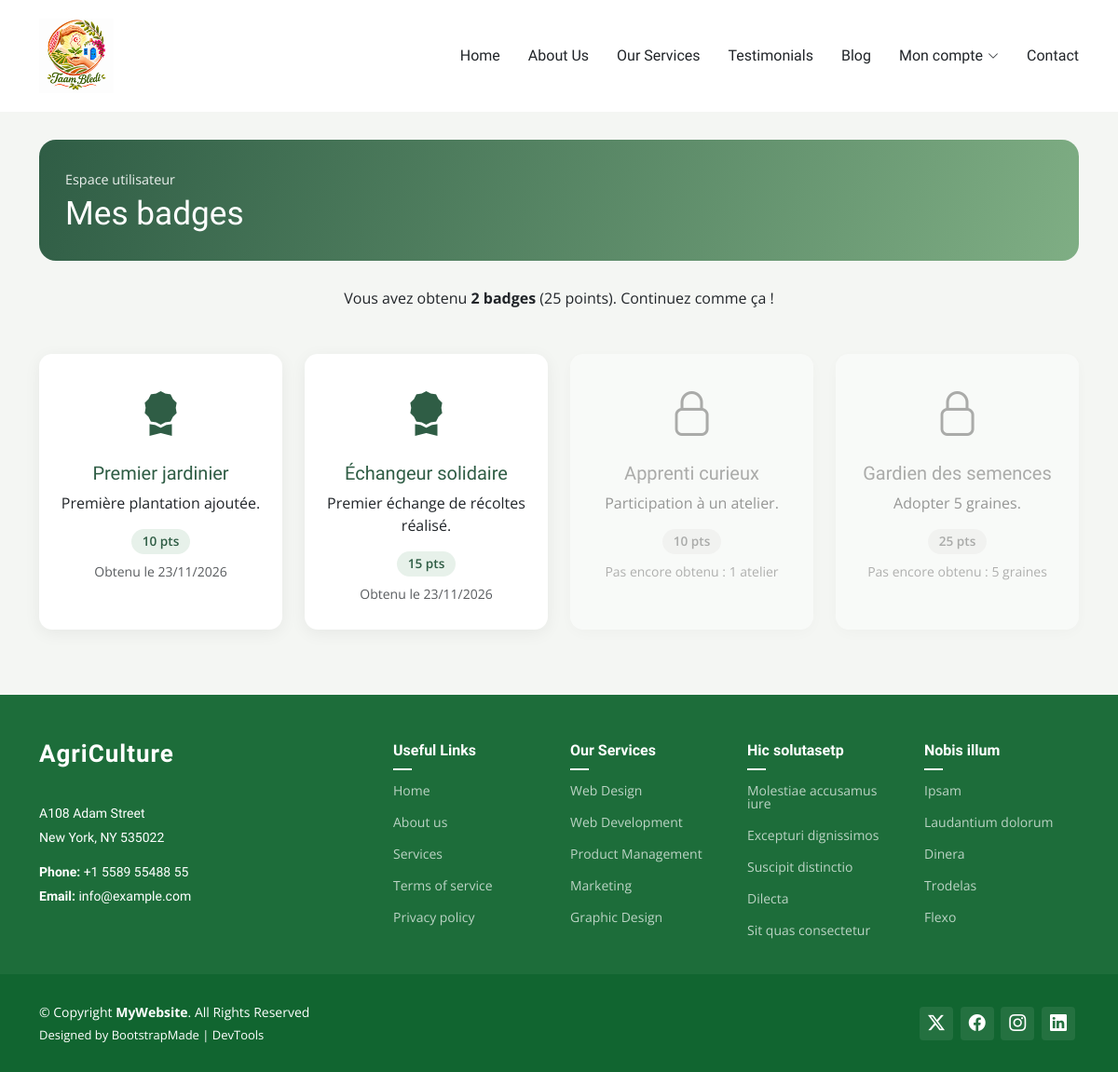
Screenshot of /View/FrontOffice/mesBadges.php (signed in) with the database file from the repository.
### tables this page shows
CREATE TABLE IF NOT EXISTS utilisateur_badge (
  id INT AUTO_INCREMENT PRIMARY KEY,
  idUtilisateur INT NOT NULL,
  idBadge INT NOT NULL,
  dateAttribution DATETIME NOT NULL DEFAULT CURRENT_TIMESTAMP,
  motif VARCHAR(255) NOT NULL,
  CONSTRAINT uq_utilisateur_badge UNIQUE (idUtilisateur, idBadge),
  CONSTRAINT fk_ub_utilisateur FOREIGN KEY (idUtilisateur) REFERENCES utilisateur(id) ON DELETE CASCADE,
  CONSTRAINT fk_ub_badge FOREIGN KEY (idBadge) REFERENCES badge(id) ON DELETE CASCADE
);

CREATE TABLE IF NOT EXISTS badge (
  id INT AUTO_INCREMENT PRIMARY KEY,
  nom VARCHAR(50) NOT NULL UNIQUE,
  description VARCHAR(255) NOT NULL,
  critere VARCHAR(100) NOT NULL,
  points INT NOT NULL,
  icone VARCHAR(100) NULL
);

### Controller/AuthGuard.php (called while the page is built, shortened)
<?php
function requireLogin(): int
{
    return (int) $_SESSION['user_id'];
}
function e($valeur): string
{
    return htmlspecialchars((string) $valeur, ENT_QUOTES, 'UTF-8');
}

### Config/config.php (called while the page is built)
<?php
class config
{
    private static $pdo = null;
    public static function getConnexion()
    {
        if (self::$pdo === null) {
            try {
                self::$pdo = new PDO(
                    'mysql:host=localhost;dbname=ta3m_bledi;charset=utf8mb4',
                    'root',
                    '',
                    [
                        PDO::ATTR_ERRMODE            => PDO::ERRMODE_EXCEPTION,
                        PDO::ATTR_DEFAULT_FETCH_MODE => PDO::FETCH_ASSOC,
                        PDO::ATTR_EMULATE_PREPARES   => false,
                    ]
                );
            } catch (PDOException $e) {
                die('Erreur de connexion à la base : ' . $e->getMessage());
            }
        }
        return self::$pdo;
    }
}

### Controller/BadgeController.php (called while the page is built, shortened)
<?php
require_once __DIR__ . '/../Config/config.php';
class BadgeController
{
    public function badgesDeUtilisateur(int $idUtilisateur): array
    {
        $sql = "SELECT b.*, ub.dateAttribution
                FROM badge b
                LEFT JOIN utilisateur_badge ub ON ub.idBadge = b.id AND ub.idUtilisateur = :u
                ORDER BY (ub.dateAttribution IS NULL), ub.dateAttribution DESC, b.points";
        $req = config::getConnexion()->prepare($sql);
        $req->execute(['u' => $idUtilisateur]);
        return $req->fetchAll();
    }
}

### View/FrontOffice/mesBadges.php (the view, shortened to what this page needs)
<?php
require_once __DIR__ . '/../../Controller/AuthGuard.php';
require_once __DIR__ . '/../../Controller/BadgeController.php';
$idUtilisateur = requireLogin();
$badges        = (new BadgeController())->badgesDeUtilisateur($idUtilisateur);
$obtenus = array_filter($badges, fn($b) => $b['dateAttribution'] !== null);
$points  = array_sum(array_map(fn($b) => (int) $b['points'], $obtenus));
?>
<!DOCTYPE html>
<html lang="en">
<head>
  <link href="assets/vendor/bootstrap/css/bootstrap.min.css" rel="stylesheet">
  <link href="assets/vendor/bootstrap-icons/bootstrap-icons.css" rel="stylesheet">
  <link href="assets/vendor/aos/aos.css" rel="stylesheet">
  <link href="assets/vendor/swiper/swiper-bundle.min.css" rel="stylesheet">
  <link href="assets/vendor/glightbox/css/glightbox.min.css" rel="stylesheet">
  <link href="assets/css/main.css" rel="stylesheet">
  <link href="assets/css/utilisateurs.css" rel="stylesheet">
</head>
<body class="about-page">
  <header id="header" class="header d-flex align-items-center position-relative">
    <div class="container-fluid container-xl position-relative d-flex align-items-center justify-content-between">
      <a href="index.html" class="logo d-flex align-items-center">
        <img src="assets/img/logo.png" alt="AgriCulture">
      </a>
      <nav id="navmenu" class="navmenu">
        <ul>
          <li><a href="index.html">Home</a></li>
          <li><a href="about.html" >About Us</a></li>
          <li><a href="services.html">Our Services</a></li>
          <li><a href="testimonials.html">Testimonials</a></li>
          <li><a href="blog.html">Blog</a></li>
                    <li class="dropdown"><a href="#"><span>Mon compte</span> <i class="bi bi-chevron-down toggle-dropdown"></i></a>
          </li>
          <li><a href="contact.html">Contact</a></li>
        </ul>
      </nav>
    </div>
  </header>
  <main class="main">
    <section class="ub-page">
      <div class="container">
        <div class="ub-hero">
          <span class="ub-hero-label">Espace utilisateur</span>
          <h1>Mes badges</h1>
        </div>
        <p class="text-center mb-5">
          <?php if (count($obtenus) === 0): ?>
            Vous n'avez pas encore de badge. Ajoutez vos premières plantations pour en gagner !
          <?php else: ?>
            Vous avez obtenu <strong><?= count($obtenus) ?> badge<?= count($obtenus) > 1 ? 's' : '' ?></strong>
            (<?= $points ?> points). Continuez comme ça !
          <?php endif; ?>
        </p>
        <?php if (empty($badges)): ?>
          <div class="ub-card text-center">Aucun badge n'existe encore.</div>
        <?php else: ?>
          <div class="row g-4">
            <?php foreach ($badges as $b): ?>
              <?php $obtenu = $b['dateAttribution'] !== null; ?>
              <div class="col-md-4 col-lg-3">
                <div class="ub-badge <?= $obtenu ? '' : 'ub-badge-verrouille' ?>">
                  <?php if (!empty($b['icone'])): ?>
                    <img src="assets/img/uploads/badges/<?= e($b['icone']) ?>" alt="<?= e($b['nom']) ?>" class="ub-badge-icone">
                  <?php else: ?>
                    <i class="bi <?= $obtenu ? 'bi-award-fill' : 'bi-lock' ?> ub-badge-defaut"></i>
                  <?php endif; ?>
                  <h5 class="mt-3"><?= e($b['nom']) ?></h5>
                  <p><?= e($b['description']) ?></p>
                  <span class="ub-points"><?= e($b['points']) ?> pts</span>
                  <small class="d-block text-muted mt-2">
                    <?= $obtenu
                        ? 'Obtenu le ' . e(date('d/m/Y', strtotime($b['dateAttribution'])))
                        : 'Pas encore obtenu : ' . e($b['critere']) ?>
                  </small>
                </div>
              </div>
            <?php endforeach; ?>
          </div>
        <?php endif; ?>
      </div>
    </section>
  </main>
  <footer id="footer" class="footer dark-background">
    <div class="footer-top">
      <div class="container">
        <div class="row gy-4">
          <div class="col-lg-4 col-md-6 footer-about">
            <a href="index.html" class="logo d-flex align-items-center">
              <span class="sitename">AgriCulture</span>
            </a>
            <div class="footer-contact pt-3">
              <p>A108 Adam Street</p>
              <p>New York, NY 535022</p>
              <p class="mt-3"><strong>Phone:</strong> <span>+1 5589 55488 55</span></p>
              <p><strong>Email:</strong> <span>info@example.com</span></p>
            </div>
          </div>
          <div class="col-lg-2 col-md-3 footer-links">
            <h4>Useful Links</h4>
            <ul>
              <li><a href="#">Home</a></li>
              <li><a href="#">About us</a></li>
              <li><a href="#">Services</a></li>
              <li><a href="#">Terms of service</a></li>
              <li><a href="#">Privacy policy</a></li>
            </ul>
          </div>
          <div class="col-lg-2 col-md-3 footer-links">
            <h4>Our Services</h4>
            <ul>
              <li><a href="#">Web Design</a></li>
              <li><a href="#">Web Development</a></li>
              <li><a href="#">Product Management</a></li>
              <li><a href="#">Marketing</a></li>
              <li><a href="#">Graphic Design</a></li>
            </ul>
          </div>
          <div class="col-lg-2 col-md-3 footer-links">
            <h4>Hic solutasetp</h4>
            <ul>
              <li><a href="#">Molestiae accusamus iure</a></li>
              <li><a href="#">Excepturi dignissimos</a></li>
              <li><a href="#">Suscipit distinctio</a></li>
              <li><a href="#">Dilecta</a></li>
              <li><a href="#">Sit quas consectetur</a></li>
            </ul>
          </div>
          <div class="col-lg-2 col-md-3 footer-links">
            <h4>Nobis illum</h4>
            <ul>
              <li><a href="#">Ipsam</a></li>
              <li><a href="#">Laudantium dolorum</a></li>
              <li><a href="#">Dinera</a></li>
              <li><a href="#">Trodelas</a></li>
              <li><a href="#">Flexo</a></li>
            </ul>
          </div>
        </div>
      </div>
    </div>
    <div class="copyright text-center">
      <div class="container d-flex flex-column flex-lg-row justify-content-center justify-content-lg-between align-items-center">
        <div class="d-flex flex-column align-items-center align-items-lg-start">
          <div>
            © Copyright <strong><span>MyWebsite</span></strong>. All Rights Reserved
          </div>
          <div class="credits">
            Designed by <a href="https://bootstrapmade.com/">BootstrapMade</a> | <a href="https://bootstrapmade.com/tools/">DevTools</a>
          </div>
        </div>
        <div class="social-links order-first order-lg-last mb-3 mb-lg-0">
          <a href=""><i class="bi bi-twitter-x"></i></a>
          <a href=""><i class="bi bi-facebook"></i></a>
          <a href=""><i class="bi bi-instagram"></i></a>
          <a href=""><i class="bi bi-linkedin"></i></a>
        </div>
      </div>
    </div>
  </footer>
</body>
</html>

### View/FrontOffice/assets/css/main.css (style rules this page uses)
:root { --default-font: "Open Sans", system-ui, -apple-system, "Segoe UI", Roboto, "Helvetica Neue", Arial, "Noto Sans", "Liberation Sans", sans-serif, "Apple Color Emoji", "Segoe UI Emoji", "Segoe UI Symbol", "Noto Color Emoji"; --heading-font: "Marcellus", sans-serif; --nav-font: "Marcellus", sans-serif; }
:root { --background-color: #ffffff; --default-color: #212529; --heading-color: #2d465e; --accent-color: #116530; --surface-color: #ffffff; --contrast-color: #ffffff; }
:root { --nav-color: #212529; --nav-hover-color: #116530; --nav-mobile-background-color: #ffffff; --nav-dropdown-background-color: #ffffff; --nav-dropdown-color: #212529; --nav-dropdown-hover-color: #116530; }
.dark-background { --background-color: #116530; --default-color: #ffffff; --heading-color: #ffffff; --accent-color: #ffffff; --surface-color: #0d4f25; --contrast-color: #ffffff; }
:root { scroll-behavior: smooth; }
body { color: var(--default-color); background-color: var(--background-color); font-family: var(--default-font); }
a { color: var(--accent-color); text-decoration: none; transition: 0.3s; }
h1, h2, h3, h4, h5, h6 { color: var(--heading-color); font-family: var(--heading-font); }
.header { color: var(--default-color); background-color: var(--background-color); padding: 20px 0; transition: all 0.5s; z-index: 997; }
.header .logo { line-height: 1; }
.header .logo img { max-height: 80px; margin-right: 8px; }
@media (min-width: 1200px) { .navmenu { padding: 0; } }
@media (min-width: 1200px) { .navmenu ul { margin: 0; padding: 0; display: flex; list-style: none; align-items: center; } }
@media (min-width: 1200px) { .navmenu li { position: relative; } }
@media (min-width: 1200px) { .navmenu a, .navmenu a:focus { color: var(--nav-color); padding: 18px 15px; font-size: 16px; font-family: var(--nav-font); font-weight: 400; display: flex; align-items: center; justify-content: space-between; white-space: nowrap; transition: 0.3s; } }
@media (min-width: 1200px) { .navmenu a i, .navmenu a:focus i { font-size: 12px; line-height: 0; margin-left: 5px; transition: 0.3s; } }
@media (min-width: 1200px) { .navmenu li:last-child a { padding-right: 0; } }
.footer { color: var(--default-color); background-color: var(--background-color); font-size: 14px; position: relative; }
.footer .footer-top { background-color: color-mix(in srgb, var(--background-color), white 5%); padding-top: 50px; }
.footer .footer-about .logo { line-height: 1; margin-bottom: 25px; }
.footer .footer-about .logo span { color: var(--heading-color); font-family: var(--heading-font); font-size: 26px; font-weight: 700; letter-spacing: 1px; }
.footer .footer-about p { font-size: 14px; font-family: var(--heading-font); }
.footer h4 { font-size: 16px; font-weight: 600; position: relative; padding-bottom: 12px; margin-bottom: 15px; }
.footer h4::after { content: ""; position: absolute; display: block; width: 20px; height: 2px; background: var(--accent-color); bottom: 0; left: 0; }
.footer .footer-links { margin-bottom: 30px; }
.footer .footer-links ul { list-style: none; padding: 0; margin: 0; }
.footer .footer-links ul li { padding: 10px 0; display: flex; align-items: center; }
.footer .footer-links ul li:first-child { padding-top: 0; }
.footer .footer-links ul a { color: color-mix(in srgb, var(--default-color), transparent 30%); display: inline-block; line-height: 1; }
.footer .footer-contact p { margin-bottom: 5px; }
.footer .copyright { padding: 30px 0; }
.footer .credits { margin-top: 5px; font-size: 13px; }
.footer .social-links a { font-size: 18px; display: inline-block; background: color-mix(in srgb, var(--default-color), transparent 92%); color: var(--accent-color); line-height: 1; padding: 8px 0; margin-right: 4px; border-radius: 4px; text-align: center; width: 36px; height: 36px; transition: 0.3s; }
section, .section { color: var(--default-color); background-color: var(--background-color); padding: 60px 0; scroll-margin-top: 100px; overflow: clip; }

### rows the page displays
utilisateur_badge: idBadge.nom "Premier jardinier", idBadge.description "Première plantation ajoutée.", idBadge.points "10", dateAttribution "23/11/2026"
utilisateur_badge: idBadge.nom "Échangeur solidaire", idBadge.description "Premier échange de récoltes réalisé.", idBadge.points "15", dateAttribution "23/11/2026"
badge: nom "Apprenti curieux", description "Participation à un atelier.", points "10", critere "1 atelier"
badge: nom "Gardien des semences", description "Adopter 5 graines.", points "25", critere "5 graines"

### other values shown
count($obtenus) "2"
$points "25"
